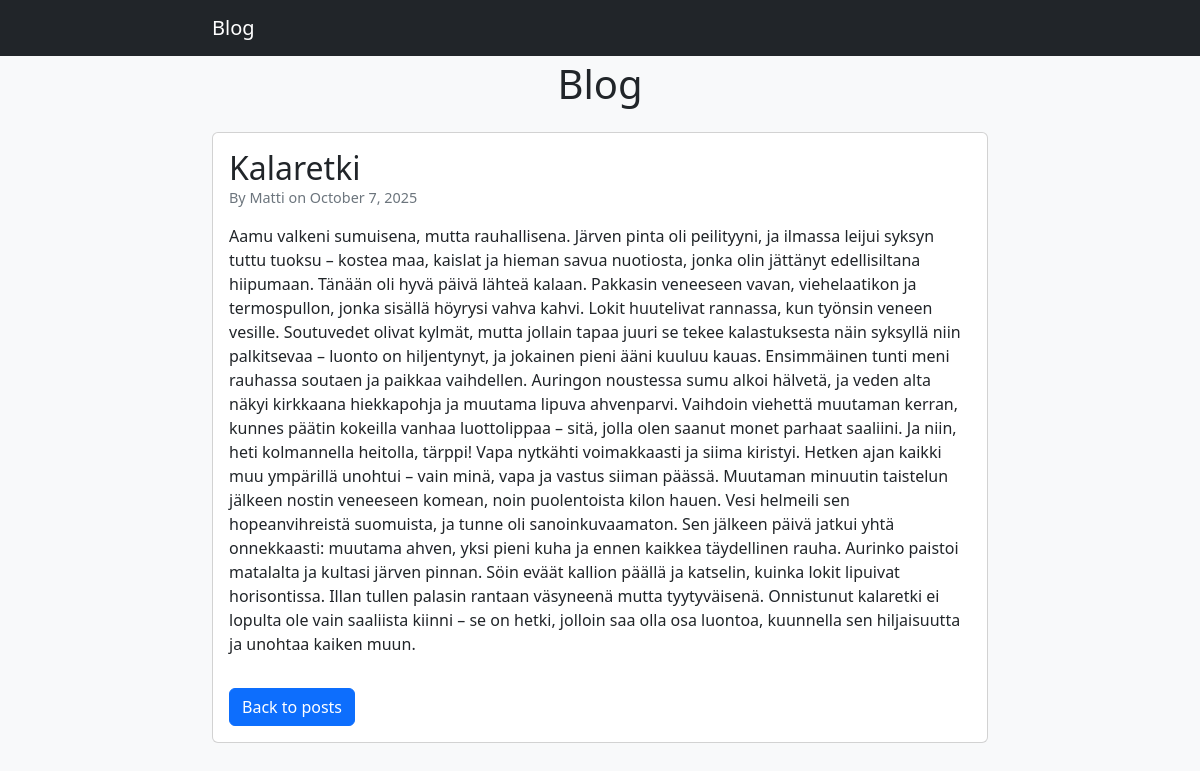
The app's page /post/1/ with its own data.
### blog/models.py (models this page shows, shortened)
class Post(models.Model):
    title = models.CharField(max_length=200)
    author = models.ForeignKey(User, on_delete=models.CASCADE)
    content = models.TextField()
    created_at = models.DateTimeField(auto_now_add=True)

### blog/views.py (the view)
# urls.py: path('post/<int:pk>/', views.post_detail, name='post_detail'),
def post_detail(request, pk):
    post = get_object_or_404(Post, pk=pk)
    return render(request, 'blog/post_detail.html', {'post': post})

### blog/templates/blog/post_detail.html (shortened to what this page needs)
{% extends 'blog/base.html' %}
{% block content %}
    <div class="card">
        <div class="card-body">
            <h2 class="post-title">{{ post.title }}</h2>
            <p class="post-meta">By {{ post.author }} on {{ post.created_at|date:"F j, Y" }}</p>
            <p>{{ post.content }}</p>
            <a href="/" class="btn btn-primary mt-3">Back to posts</a>
        </div>
    </div>
{% endblock %}

### blog/templates/blog/base.html (style rules this page uses)
body { padding-top: 60px; background-color: #f8f9fa; }
.post-title { margin-bottom: 0; }
.post-meta { color: #6c757d; font-size: 0.9rem; margin-bottom: 15px; }

### records on screen
Post: title "Kalaretki", author "Matti", created_at "October 7, 2025", content "Aamu valkeni sumuisena, mutta rauhallisena. Järven pinta oli peilityyni, ja ilmassa leijui syksyn tuttu tuoksu – kostea maa, kaislat ja hieman savua nuotiosta, jonka olin jättänyt edellisiltana hiipumaan. Tänään oli hyvä päivä lähteä kalaan. Pakkasin veneeseen vavan, viehelaatikon ja termospullon, jonka sisällä höyrysi vahva kahvi. Lokit huutelivat rannassa, kun työnsin veneen vesille. Soutuvedet olivat kylmät, mutta jollain tapaa juuri se tekee kalastuksesta näin syksyllä niin palkitsevaa – luonto on hiljentynyt, ja jokainen pieni ääni kuuluu kauas. Ensimmäinen tunti meni rauhassa soutaen ja paikkaa vaihdellen. Auringon noustessa sumu alkoi hälvetä, ja veden alta näkyi kirkkaana…"
